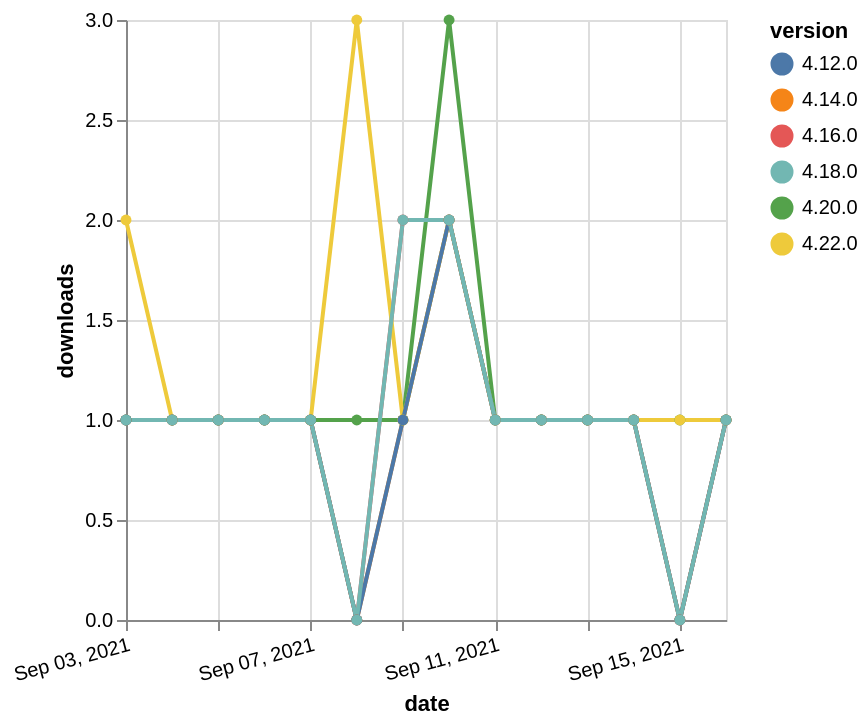

Vega-Lite specification for this chart:
### Vega-Lite specification from a JSON file in a GitHub repository (floating-point values rounded to 4 significant figures)
{"$schema": "https://vega.github.io/schema/vega-lite/v5.json", "description": "A simple bar chart with embedded data.", "data": {"values": [{"date": "2021-09-03", "total": 200, "delta": 1, "version": "4.16.0"}, {"date": "2021-09-04", "total": 201, "delta": 1, "version": "4.16.0"}, {"date": "2021-09-05", "total": 202, "delta": 1, "version": "4.16.0"}, {"date": "2021-09-06", "total": 203, "delta": 1, "version": "4.16.0"}, {"date": "2021-09-07", "total": 204, "delta": 1, "version": "4.16.0"}, {"date": "2021-09-08", "total": 204, "delta": 0, "version": "4.16.0"}, {"date": "2021-09-09", "total": 206, "delta": 2, "version": "4.16.0"}, {"date": "2021-09-10", "total": 208, "delta": 2, "version": "4.16.0"}, {"date": "2021-09-11", "total": 209, "delta": 1, "version": "4.16.0"}, {"date": "2021-09-12", "total": 210, "delta": 1, "version": "4.16.0"}, {"date": "2021-09-13", "total": 211, "delta": 1, "version": "4.16.0"}, {"date": "2021-09-14", "total": 212, "delta": 1, "version": "4.16.0"}, {"date": "2021-09-15", "total": 212, "delta": 0, "version": "4.16.0"}, {"date": "2021-09-16", "total": 213, "delta": 1, "version": "4.16.0"}, {"date": "2021-09-03", "total": 210, "delta": 1, "version": "4.14.0"}, {"date": "2021-09-04", "total": 211, "delta": 1, "version": "4.14.0"}, {"date": "2021-09-05", "total": 212, "delta": 1, "version": "4.14.0"}, {"date": "2021-09-06", "total": 213, "delta": 1, "version": "4.14.0"}, {"date": "2021-09-07", "total": 214, "delta": 1, "version": "4.14.0"}, {"date": "2021-09-08", "total": 214, "delta": 0, "version": "4.14.0"}, {"date": "2021-09-09", "total": 215, "delta": 1, "version": "4.14.0"}, {"date": "2021-09-10", "total": 217, "delta": 2, "version": "4.14.0"}, {"date": "2021-09-11", "total": 218, "delta": 1, "version": "4.14.0"}, {"date": "2021-09-12", "total": 219, "delta": 1, "version": "4.14.0"}, {"date": "2021-09-13", "total": 220, "delta": 1, "version": "4.14.0"}, {"date": "2021-09-14", "total": 221, "delta": 1, "version": "4.14.0"}, {"date": "2021-09-15", "total": 221, "delta": 0, "version": "4.14.0"}, {"date": "2021-09-16", "total": 222, "delta": 1, "version": "4.14.0"}, {"date": "2021-09-03", "total": 200, "delta": 1, "version": "4.20.0"}, {"date": "2021-09-04", "total": 201, "delta": 1, "version": "4.20.0"}, {"date": "2021-09-05", "total": 202, "delta": 1, "version": "4.20.0"}, {"date": "2021-09-06", "total": 203, "delta": 1, "version": "4.20.0"}, {"date": "2021-09-07", "total": 204, "delta": 1, "version": "4.20.0"}, {"date": "2021-09-08", "total": 205, "delta": 1, "version": "4.20.0"}, {"date": "2021-09-09", "total": 206, "delta": 1, "version": "4.20.0"}, {"date": "2021-09-10", "total": 209, "delta": 3, "version": "4.20.0"}, {"date": "2021-09-11", "total": 210, "delta": 1, "version": "4.20.0"}, {"date": "2021-09-12", "total": 211, "delta": 1, "version": "4.20.0"}, {"date": "2021-09-13", "total": 212, "delta": 1, "version": "4.20.0"}, {"date": "2021-09-14", "total": 213, "delta": 1, "version": "4.20.0"}, {"date": "2021-09-15", "total": 214, "delta": 1, "version": "4.20.0"}, {"date": "2021-09-16", "total": 215, "delta": 1, "version": "4.20.0"}, {"date": "2021-09-03", "total": 123, "delta": 2, "version": "4.22.0"}, {"date": "2021-09-04", "total": 124, "delta": 1, "version": "4.22.0"}, {"date": "2021-09-05", "total": 125, "delta": 1, "version": "4.22.0"}, {"date": "2021-09-06", "total": 126, "delta": 1, "version": "4.22.0"}, {"date": "2021-09-07", "total": 127, "delta": 1, "version": "4.22.0"}, {"date": "2021-09-08", "total": 130, "delta": 3, "version": "4.22.0"}, {"date": "2021-09-09", "total": 131, "delta": 1, "version": "4.22.0"}, {"date": "2021-09-10", "total": 133, "delta": 2, "version": "4.22.0"}, {"date": "2021-09-11", "total": 134, "delta": 1, "version": "4.22.0"}, {"date": "2021-09-12", "total": 135, "delta": 1, "version": "4.22.0"}, {"date": "2021-09-13", "total": 136, "delta": 1, "version": "4.22.0"}, {"date": "2021-09-14", "total": 137, "delta": 1, "version": "4.22.0"}, {"date": "2021-09-15", "total": 138, "delta": 1, "version": "4.22.0"}, {"date": "2021-09-16", "total": 139, "delta": 1, "version": "4.22.0"}, {"date": "2021-09-03", "total": 262, "delta": 1, "version": "4.12.0"}, {"date": "2021-09-04", "total": 263, "delta": 1, "version": "4.12.0"}, {"date": "2021-09-05", "total": 264, "delta": 1, "version": "4.12.0"}, {"date": "2021-09-06", "total": 265, "delta": 1, "version": "4.12.0"}, {"date": "2021-09-07", "total": 266, "delta": 1, "version": "4.12.0"}, {"date": "2021-09-08", "total": 266, "delta": 0, "version": "4.12.0"}, {"date": "2021-09-09", "total": 267, "delta": 1, "version": "4.12.0"}, {"date": "2021-09-10", "total": 269, "delta": 2, "version": "4.12.0"}, {"date": "2021-09-11", "total": 270, "delta": 1, "version": "4.12.0"}, {"date": "2021-09-12", "total": 271, "delta": 1, "version": "4.12.0"}, {"date": "2021-09-13", "total": 272, "delta": 1, "version": "4.12.0"}, {"date": "2021-09-14", "total": 273, "delta": 1, "version": "4.12.0"}, {"date": "2021-09-15", "total": 273, "delta": 0, "version": "4.12.0"}, {"date": "2021-09-16", "total": 274, "delta": 1, "version": "4.12.0"}, {"date": "2021-09-03", "total": 172, "delta": 1, "version": "4.18.0"}, {"date": "2021-09-04", "total": 173, "delta": 1, "version": "4.18.0"}, {"date": "2021-09-05", "total": 174, "delta": 1, "version": "4.18.0"}, {"date": "2021-09-06", "total": 175, "delta": 1, "version": "4.18.0"}, {"date": "2021-09-07", "total": 176, "delta": 1, "version": "4.18.0"}, {"date": "2021-09-08", "total": 176, "delta": 0, "version": "4.18.0"}, {"date": "2021-09-09", "total": 178, "delta": 2, "version": "4.18.0"}, {"date": "2021-09-10", "total": 180, "delta": 2, "version": "4.18.0"}, {"date": "2021-09-11", "total": 181, "delta": 1, "version": "4.18.0"}, {"date": "2021-09-12", "total": 182, "delta": 1, "version": "4.18.0"}, {"date": "2021-09-13", "total": 183, "delta": 1, "version": "4.18.0"}, {"date": "2021-09-14", "total": 184, "delta": 1, "version": "4.18.0"}, {"date": "2021-09-15", "total": 184, "delta": 0, "version": "4.18.0"}, {"date": "2021-09-16", "total": 185, "delta": 1, "version": "4.18.0"}]}, "width": "container", "mark": {"type": "line", "point": {"filled": true}}, "encoding": {"x": {"field": "date", "type": "temporal", "timeUnit": "yearmonthdate", "title": "date", "axis": {"labelAngle": -15}}, "y": {"field": "delta", "type": "quantitative", "title": "downloads"}, "color": {"field": "version", "type": "nominal"}, "tooltip": {"field": "delta"}}}
